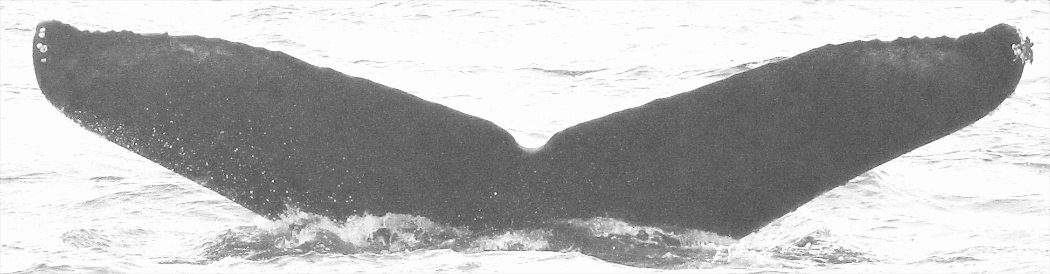
#> input picture Systems Project/images/rectangle-image.jpg, 1050 x 274 px, found by its file name
$ jupyter execute --allow-errors helper.ipynb
#> lines starting #> are read from the running program, lines starting #| are printed output that depends on the picture
[cell 1]
import numpy as np
import pandas as pd
import matplotlib.pyplot as plt
from PIL import Image


import sys
sys.path.append('../Research Paper/')

### Get sample Support/Query Set

#> (a cell that did not finish here is left out)

[cell 3]
sample_support_labels = ['w_bfe77d0', 'w_db68456', 'w_b71ac68']

[cell 4]
sample_support_set = {}
#> (the rest of this cell did not finish here and is left out)

[cell 5]
fig, axs = plt.subplots(3, 3)

for i, (label, images) in enumerate(sample_support_set.items()):
    for j, image in enumerate(images):
        img = Image.open(f'/workspaces/creating-ai-enabled-systems/Research Paper/data/train/{image}')
        img = img.resize((512, 256))

        axs[i,j].imshow(img)

        axs[i,j].tick_params(left = False, right = False , labelleft = False ,
                labelbottom = False, bottom = False)

fig.savefig('sample_support_set.png', transparent=True)

[cell 6]
sample_query_set = []
for label, images in sample_support_set.items():
    filtered_images = images_and_ids[
        (images_and_ids['Id'] == label) &
        (~images_and_ids['Image'].isin(images))
    ]['Image']
    sample_query_set += np.random.choice(filtered_images, size=1, replace=False).tolist()

[cell 7]
sample_query_set

[cell 8]
fig, axs = plt.subplots(1, 3)

for i, image in enumerate(sample_query_set):
    img = Image.open(f'/workspaces/creating-ai-enabled-systems/Research Paper/data/train/{image}')
    img = img.resize((512, 256))

    axs[i].imshow(img)
    axs[i].axis('off')

fig.savefig('sample_query_set.png', transparent=True)

### Preprocess two example images

[cell 9]
rectangle_image = Image.open('/workspaces/creating-ai-enabled-systems/Systems Project/images/rectangle-image.jpg')
#> rectangle_image is the input picture: PIL image 1050x274 RGB; min 40, max 255, mean 182.2
square_image = Image.open('/workspaces/creating-ai-enabled-systems/Systems Project/images/square-image.jpg')
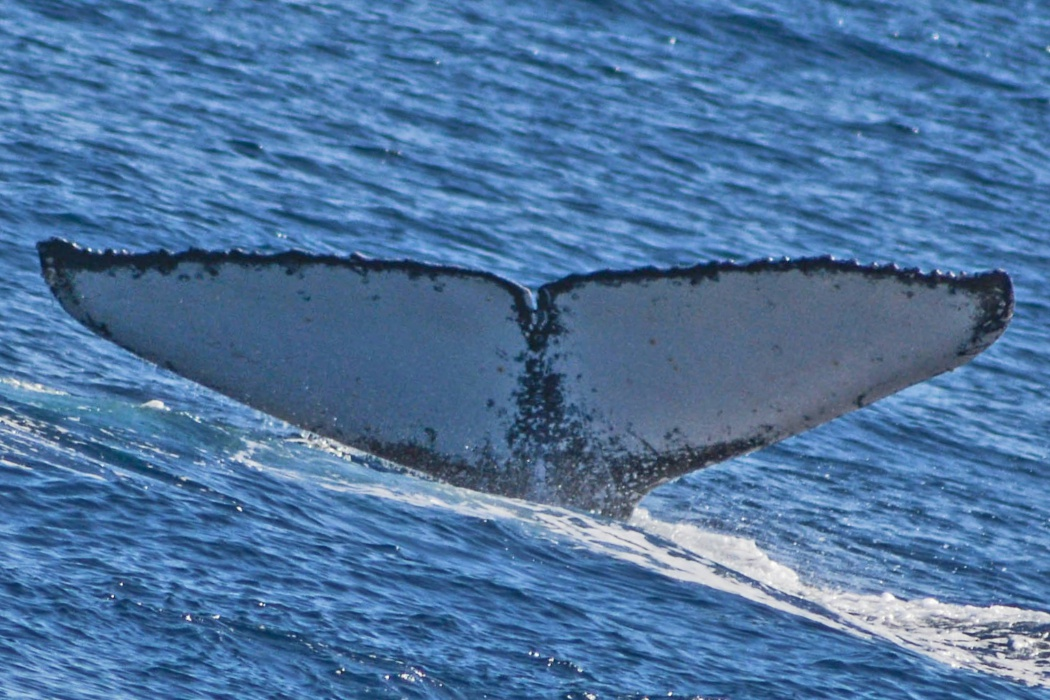
#> input picture Systems Project/images/square-image.jpg, 1050 x 700 px, found by its file name
#> square_image is the input picture: PIL image 1050x700 RGB; mean R, G, B 77.6, 116.4, 159.7

[cell 10]
rectangle_image_resized = rectangle_image.resize((512, 256))
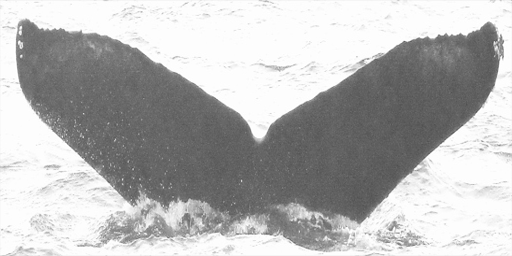
#> rectangle_image_resized: PIL image 512x256 RGB; min 80, max 255, mean 182.2
square_image_resized = square_image.resize((512, 256))
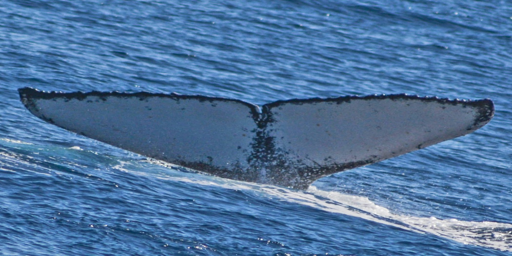
#> square_image_resized: PIL image 512x256 RGB; mean R, G, B 77.6, 116.4, 159.7
